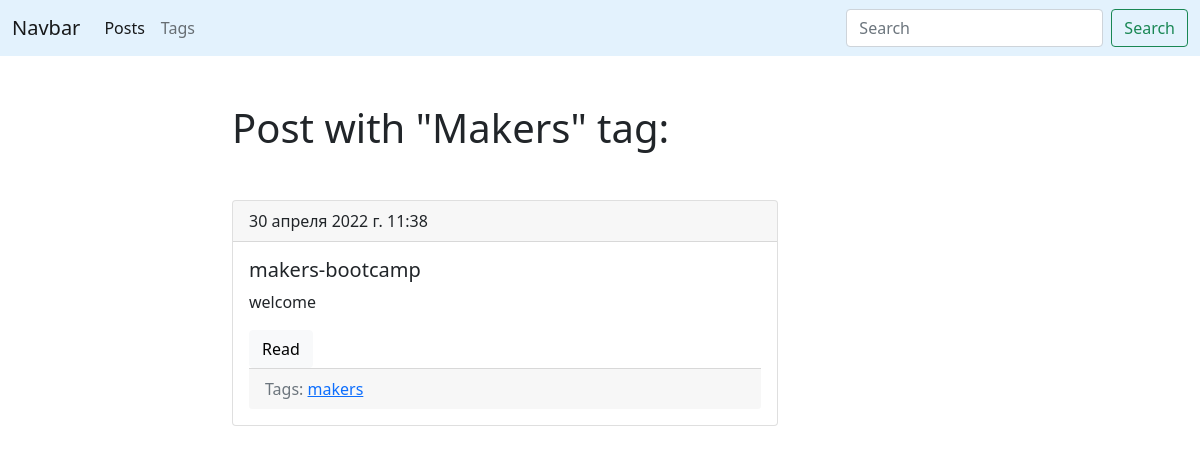
Before: /blog/tag/makers/ with the older database file.
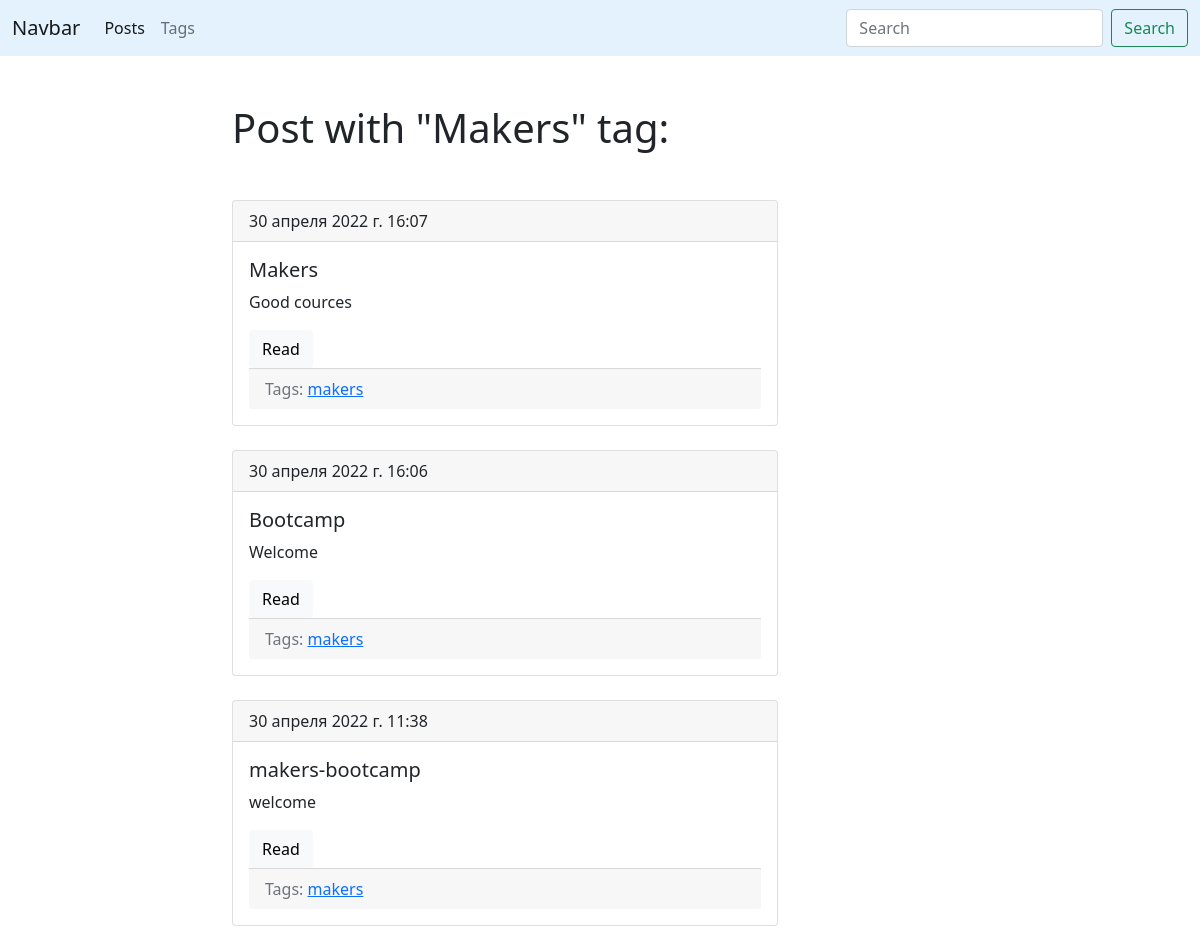
After: the same page with the newer database file.
### blog/models.py (models this page shows, shortened)
class Tag(models.Model):
    title = models.CharField(max_length=50)
    slug = models.SlugField(max_length=50, unique=True)
    def get_absolute_url(self):
        return reverse('tag_detail_url', kwargs={'slug': self.slug})
    class Meta:
        ordering = ['title']

class Post(models.Model):
    title = models.CharField(max_length=150, db_index=True)
    slug = models.SlugField(max_length=150, blank=True, unique=True)
    body = models.TextField(blank=True, db_index=True)
    tags = models.ManyToManyField('Tag', blank=True, related_name='posts')
    date_pub = models.DateTimeField(auto_now_add=True)
    def get_absolute_url(self):
        return reverse('post_detail_url', kwargs={'slug': self.slug})
    class Meta:
        ordering = ['-date_pub']

### blog/views.py (the view)
# urls.py: path('tag/<str:slug>/', TagDetail.as_view(), name='tag_detail_url'),
class TagDetail(ObjectDetailMixin, View):
    model = Tag
    template = 'blog/tag_detail.html'

### blog/utils.py (called while the page is built)
    def get(self, request, slug):
        obj = get_object_or_404(self.model, slug__iexact=slug)
        return render(request, self.template, {self.model.__name__.lower(): obj,
                                               'admin_object': obj,
                                               'detail': True})

### blog/templates/blog/tag_detail.html (shortened to what this page needs)
{% extends 'base.html' %}
{% block content %}
    <h1 class="mb-5">Post with "{{ tag.title|title }}" tag:</h1>
    {% for post in tag.posts.all %}
       {% include 'blog/includes/post_card_template.html' %}
    {% endfor %}
{% endblock %}

### blog/templates/base.html (shortened to what this page needs)
<!DOCTYPE html>
{% load static %}
<html lang="en">
<head>
    <link href="https://cdn.jsdelivr.net/npm/bootstrap@5.1.3/dist/css/bootstrap.min.css" rel="stylesheet">
    <link rel="stylesheet" href="{% static 'css/style.css' %}">
</head>
<body>
<nav class="navbar navbar-expand-lg navbar-light" style="background-color: #e3f2fd;">
  <div class="container-fluid">
    <a class="navbar-brand" href="#">Navbar</a>
    <div class="collapse navbar-collapse" id="navbarSupportedContent">
      <ul class="navbar-nav me-auto mb-2 mb-lg-0">
        <li class="nav-item">
          <a class="nav-link active" aria-current="page" href="{% url 'posts_list_url' %}">Posts</a>
        </li>
        <li class="nav-item">
          <a class="nav-link" href="{% url 'tags_list_url' %}">Tags</a>
        </li>
      </ul>
      <form class="d-flex" action="{% url 'posts_list_url' %}">
        <input class="form-control me-2" type="search" name="search" placeholder="Search" aria-label="Search">
        <button class="btn btn-outline-success" type="submit">Search</button>
      </form>
    </div>
  </div>
</nav>
<div class="container mt-5">
    <div class="row">
        <div class="col-6 offset-md-2">
            {% block content %}{% endblock %}
        </div>
    </div>
</div>
</body>
</html>

### blog/templates/blog/includes/post_card_template.html
 <div class="card mb-4">
    <div class="card-header">
        {{ post.date_pub }}
    </div>
    <div class="card-body">
        <h5 class="card-title">{{ post.title }}</h5>
        <p class="card-text">{{ post.body|truncatewords:15 }}</p>
        <a href="{{ post.get_absolute_url }}" class="btn btn-light">Read</a>
        <div class="card-footer text-muted">
             Tags:
            {% for tag in post.tags.all %}
                <a href="{{ tag.get_absolute_url }}">{{ tag.title }}</a>
            {% endfor %}
        </div>
    </div>
 </div>

Changed rows visible on the page:
added Post: date_pub "30 апреля 2022 г. 16:07", title "Makers", body "Good cources", Tag (title "makers")
added Post: date_pub "30 апреля 2022 г. 16:06", title "Bootcamp", body "Welcome", Tag (title "makers")
